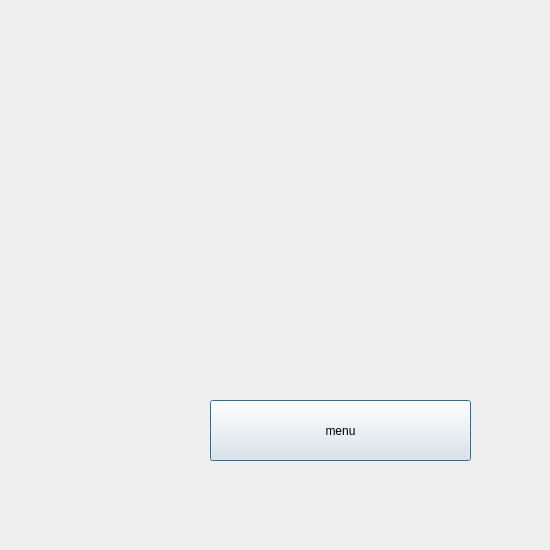
<?xml version="1.0" encoding="UTF-8"?>
<ui version="4.0">
 <class>sublevels</class>
 <widget class="QDialog" name="sublevels">
  <property name="geometry">
   <rect>
    <x>0</x>
    <y>0</y>
    <width>550</width>
    <height>550</height>
   </rect>
  </property>
  <property name="minimumSize">
   <size>
    <width>550</width>
    <height>550</height>
   </size>
  </property>
  <property name="maximumSize">
   <size>
    <width>550</width>
    <height>550</height>
   </size>
  </property>
  <property name="windowTitle">
   <string>Dialog</string>
  </property>
  <widget class="QWidget" name="verticalLayoutWidget">
   <property name="geometry">
    <rect>
     <x>210</x>
     <y>170</y>
     <width>261</width>
     <height>231</height>
    </rect>
   </property>
   <layout class="QVBoxLayout" name="verticalLayout"/>
  </widget>
  <widget class="QWidget" name="gridLayoutWidget">
   <property name="geometry">
    <rect>
     <x>50</x>
     <y>30</y>
     <width>161</width>
     <height>141</height>
    </rect>
   </property>
   <layout class="QGridLayout" name="gridLayout_2">
    <property name="sizeConstraint">
     <enum>QLayout::SetFixedSize</enum>
    </property>
   </layout>
  </widget>
  <widget class="QPushButton" name="pushButton">
   <property name="geometry">
    <rect>
     <x>210</x>
     <y>400</y>
     <width>261</width>
     <height>61</height>
    </rect>
   </property>
   <property name="text">
    <string>menu</string>
   </property>
  </widget>
 </widget>
 <resources/>
 <connections/>
</ui>
